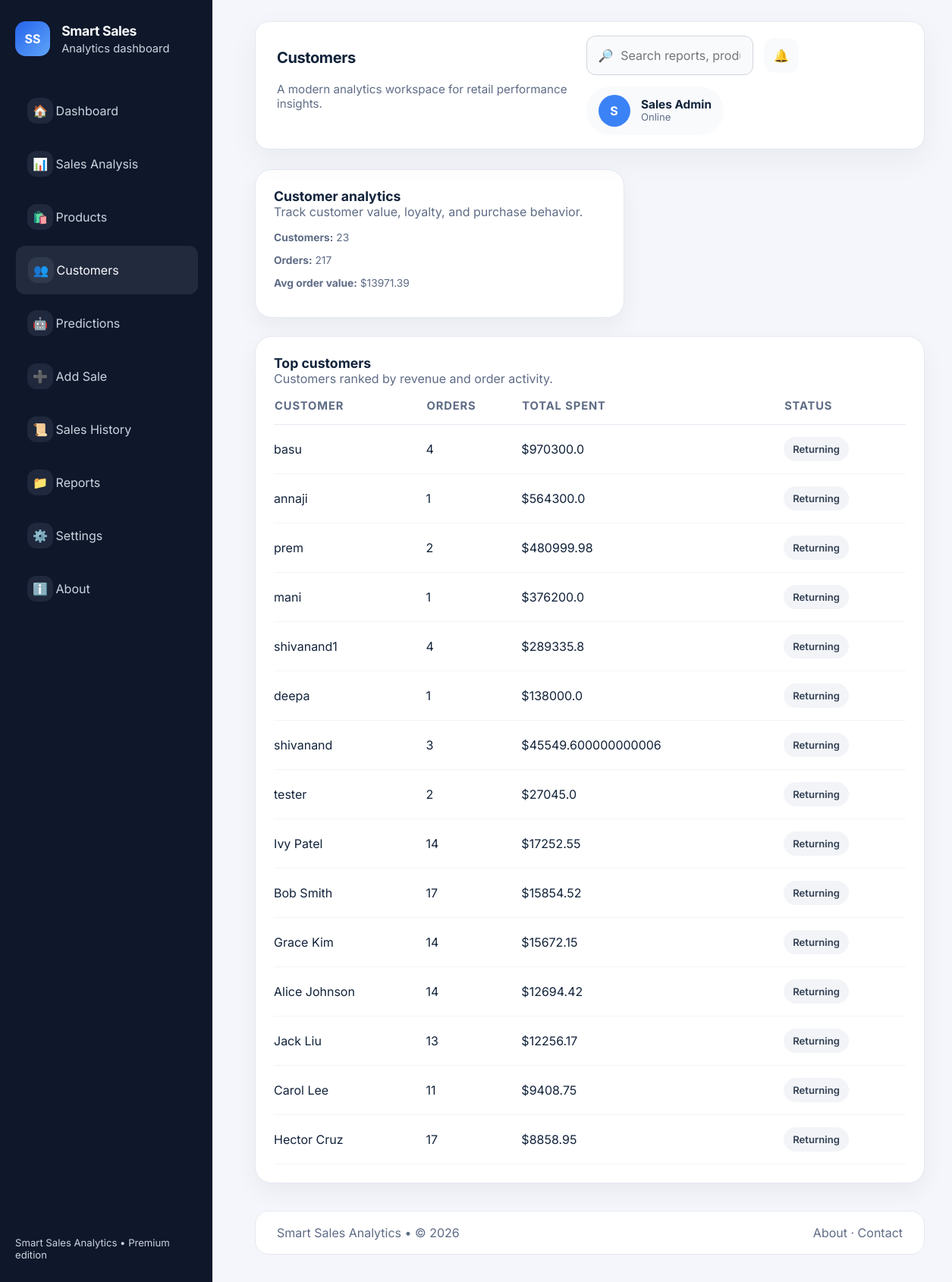
Page /customers on the committed database.
### tables this page shows
CREATE TABLE sales (
                id INTEGER PRIMARY KEY AUTOINCREMENT,
                sale_date TEXT NOT NULL,
                product TEXT NOT NULL,
                category TEXT NOT NULL,
                customer_name TEXT NOT NULL,
                quantity INTEGER NOT NULL,
                cost_price REAL NOT NULL,
                selling_price REAL NOT NULL,
                total_sales REAL NOT NULL,
                total_cost REAL NOT NULL,
                profit REAL NOT NULL,
                payment_method TEXT NOT NULL,
                region TEXT NOT NULL DEFAULT 'Other',
                created_at TEXT DEFAULT CURRENT_TIMESTAMP
            , discount REAL NOT NULL DEFAULT 0.0);

### app.py (the view)
    @app.route('/customers')
    def customers():
        df = load_sales_dataframe()
        customer_rows = customer_behavior(df, n=15).to_dict(orient='records') if not df.empty else []
        customer_summary = {
            'customer_count': int(df['Customer ID'].nunique()) if not df.empty else 0,
            'total_orders': int(df['Order ID'].nunique()) if not df.empty else 0,
            'average_order_value': round(float(df['Sales'].sum()) / int(df['Order ID'].nunique()), 2) if not df.empty and int(df['Order ID'].nunique()) else 0,
        }
        return render_template(
            'customers.html',
            page='customers',
            page_title='Customers',
            customers=customer_rows,
            customer_summary=customer_summary,
        )

### src/analysis.py (called while the page is built)
def customer_behavior(df: pd.DataFrame, n: int = 20) -> pd.DataFrame:
    m = df.groupby(['Customer ID', 'Customer Name']).agg(orders_count=('Order ID', 'nunique'), total_spent=('Sales', 'sum')).reset_index()
    return m.sort_values('total_spent', ascending=False).head(n)

### src/db.py (called while the page is built)
def get_db_connection() -> sqlite3.Connection:
    os.makedirs(os.path.dirname(DB_PATH), exist_ok=True)
    conn = sqlite3.connect(DB_PATH, detect_types=sqlite3.PARSE_DECLTYPES | sqlite3.PARSE_COLNAMES)
    conn.row_factory = sqlite3.Row
    return conn

### templates/customers.html
{% extends 'base.html' %}
{% block content %}
<div class="analysis-grid">
  <section class="panel-card" style="grid-column: span 4;">
    <div class="section-title">
      <div>
        <h3>Customer analytics</h3>
        <p>Track customer value, loyalty, and purchase behavior.</p>
      </div>
    </div>
    <div class="form-help">
      <p><strong>Customers:</strong> {{ customer_summary.customer_count }}</p>
      <p><strong>Orders:</strong> {{ customer_summary.total_orders }}</p>
      <p><strong>Avg order value:</strong> ${{ customer_summary.average_order_value }}</p>
    </div>
  </section>
  <section class="panel-card" style="grid-column: span 8;">
    <div class="section-title">
      <div>
        <h3>Top customers</h3>
        <p>Customers ranked by revenue and order activity.</p>
      </div>
    </div>
    <div class="table-wrapper">
      <table class="table-dashboard">
        <thead>
          <tr>
            <th>Customer</th>
            <th>Orders</th>
            <th>Total spent</th>
            <th>Status</th>
          </tr>
        </thead>
        <tbody>
          {% for customer in customers %}
          <tr>
            <td>{{ customer['Customer Name'] }}</td>
            <td>{{ customer.orders_count }}</td>
            <td>${{ customer.total_spent }}</td>
            <td><span class="badge neutral">Returning</span></td>
          </tr>
          {% else %}
          <tr><td colspan="4">No customer analytics found. Load sales data to view customer insights.</td></tr>
          {% endfor %}
        </tbody>
      </table>
    </div>
  </section>
</div>
{% endblock %}

### static/css/themes.css (style rules this page uses)
:root { --bg: #f4f6fb; --panel: #ffffff; --panel-strong: #f8f9ff; --text: #12233b; --text-muted: #5f6c86; --border: #e4e8f1; --surface: #f0f4fb; --brand: #3b82f6; --brand-soft: rgba(59, 130, 246, 0.12); --success: #16a34a; --success-soft: rgba(22, 163, 74, 0.12); --danger: #dc2626; --danger-soft: rgba(220, 38, 38, 0.12); --warning: #d97706; --sidebar-bg: #0f172a; --sidebar-text: #f8fafc; --sidebar-text-muted: #cbd5e1; --sidebar-hover: rgba(148, 163, 184, 0.14); --sidebar-icon-bg: rgba(148, 163, 184, 0.12); --sidebar-icon-color: #a5b4fc; --topbar-bg: #ffffff; --topbar-border: #e2e8f0; --topbar-shadow: rgba(15, 23, 42, 0.05); --card-shadow: rgba(15, 23, 42, 0.05); --card-hover-shadow: rgba(15, 23, 42, 0.08); --button-secondary-bg: #eef2ff; --button-secondary-text: #1e293b; --search-bg: #f8fafc; --input-bg: #fcfcff; --input-border: #d1d5db; --input-focus-border: #2563eb; --input-focus-shadow: rgba(59, 130, 246, 0.08); --badge-success-text: #166534; --badge-success-bg: rgba(22, 101, 52, 0.12); --badge-warning-text: #92400e; --badge-warning-bg: rgba(217, 119, 6, 0.12); --badge-danger-text: #991b1b; --badge-danger-bg: rgba(220, 38, 38, 0.12); --badge-neutral-text: #334155; --badge-neutral-bg: rgba(148, 163, 184, 0.12); --table-hover-bg: #f8fafc; --table-border: #f1f5f9; --font-size-base: 16px; --transition: 200ms ease; --radius: 22px; --radius-sm: 14px; --shadow: 0 22px 70px rgba(17, 24, 39, 0.08); }
body { transition: background-color var(--transition), color var(--transition); }
.sidebar, .topbar, .kpi-card, .panel-card, .metric-card, .analysis-card, .predict-card, .btn, input, select, textarea { transition: background-color var(--transition), color var(--transition), border-color var(--transition), box-shadow var(--transition); }

### static/css/ui.css (style rules this page uses)
:root { --spacing-multiplier: 1; }
* { box-sizing: border-box; }
html, body { min-height: 100%; margin: 0; font-family: 'Inter', system-ui, -apple-system, BlinkMacSystemFont, 'Segoe UI', sans-serif; background: var(--bg); color: var(--text); }
body { overflow-x: hidden; }
.dashboard-grid, .analysis-grid, .predict-grid { display: grid; gap: 24px; }
.kpi-card, .panel-card, .metric-card, .analysis-card, .predict-card { background: var(--panel); border: 1px solid var(--border); border-radius: var(--radius); box-shadow: 0 12px 30px var(--card-shadow); padding: 24px; transition: transform var(--transition), border-color var(--transition), box-shadow var(--transition); }
.table-wrapper { overflow-x: auto; }
.table-dashboard { width: 100%; border-collapse: collapse; min-width: 720px; }
.table-dashboard thead th { text-align: left; font-size: 0.92rem; text-transform: uppercase; letter-spacing: 0.06em; padding-bottom: 0.9rem; color: var(--text-muted); border-bottom: 1px solid var(--border); }
.table-dashboard tbody tr { transition: background var(--transition); }
.table-dashboard td { padding: 16px 0; border-bottom: 1px solid var(--table-border); color: var(--text); }
.badge { display: inline-flex; align-items: center; padding: 0.5rem 0.75rem; border-radius: 999px; font-size: 0.82rem; font-weight: 600; }
.badge.neutral { color: var(--badge-neutral-text); background: var(--badge-neutral-bg); }
.form-help { color: var(--text-muted); font-size: 0.86rem; }
.section-title { display: flex; justify-content: space-between; align-items: flex-start; gap: 1rem; margin-bottom: 1rem; }
.section-title h3 { margin: 0; font-size: 1.1rem; color: var(--text); }
.section-title p { color: var(--text-muted); margin: 0; }

### rows in the picture
sales: customer_name "basu", orders_count "4", total_spent "970300.0"
sales: customer_name "annaji", orders_count "1", total_spent "564300.0"
sales: customer_name "prem", orders_count "2", total_spent "480999.98"
sales: customer_name "mani", orders_count "1", total_spent "376200.0"
sales: customer_name "shivanand1", orders_count "4", total_spent "289335.8"
sales: customer_name "deepa", orders_count "1", total_spent "138000.0"
sales: customer_name "shivanand", orders_count "3", total_spent "45549.600000000006"
sales: customer_name "tester", orders_count "2", total_spent "27045.0"
sales: customer_name "Ivy Patel", orders_count "14", total_spent "17252.55"
sales: customer_name "Bob Smith", orders_count "17", total_spent "15854.52"
sales: customer_name "Grace Kim", orders_count "14", total_spent "15672.15"
sales: customer_name "Alice Johnson", orders_count "14", total_spent "12694.42"
sales: customer_name "Jack Liu", orders_count "13", total_spent "12256.17"
sales: customer_name "Carol Lee", orders_count "11", total_spent "9408.75"
sales: customer_name "Hector Cruz", orders_count "17", total_spent "8858.95"

### other values in the picture
{{ page_title }} "Customers"
{{ customer_summary.customer_count }} "23"
{{ customer_summary.total_orders }} "217"
{{ customer_summary.average_order_value }} "13971.39"
